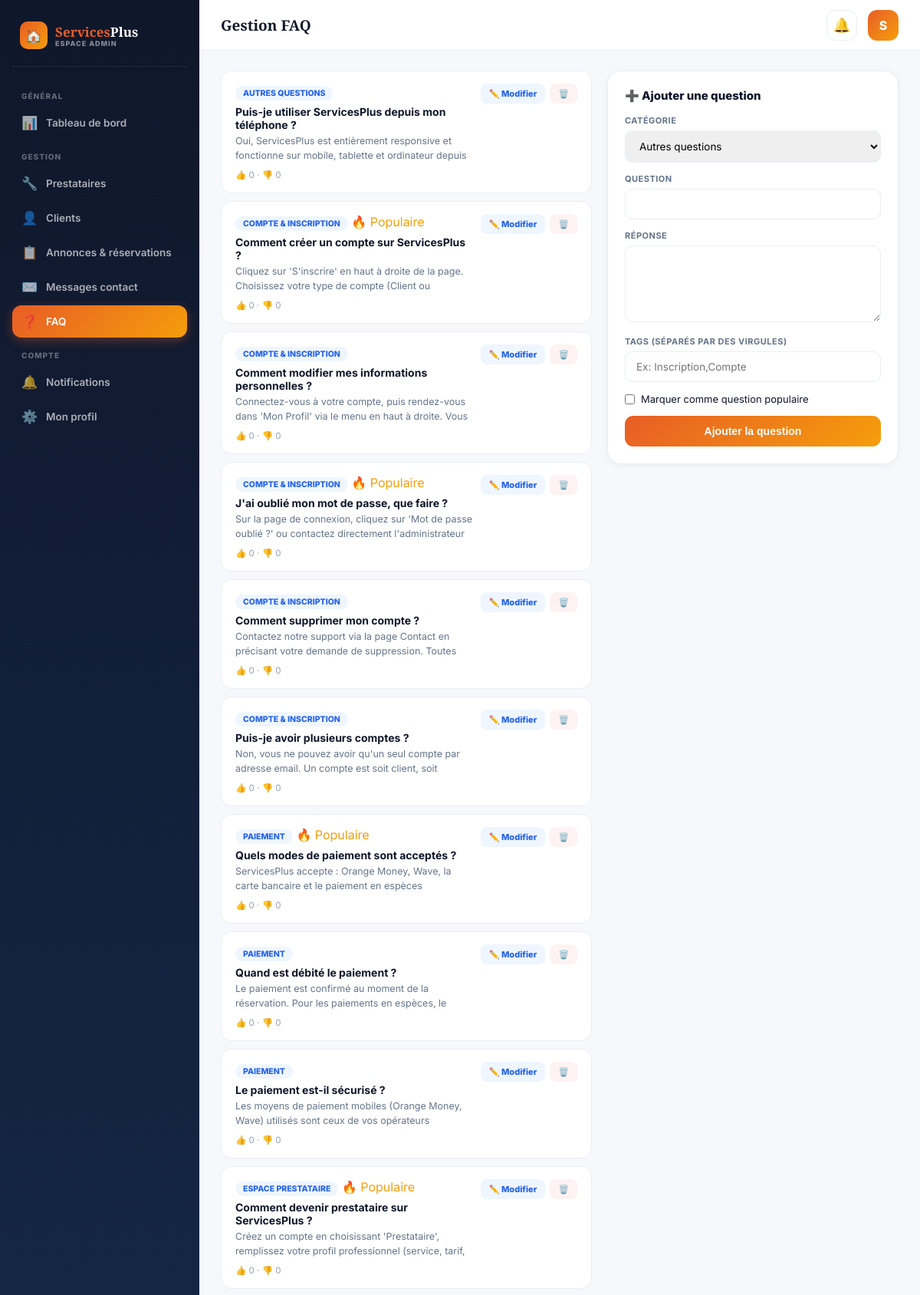
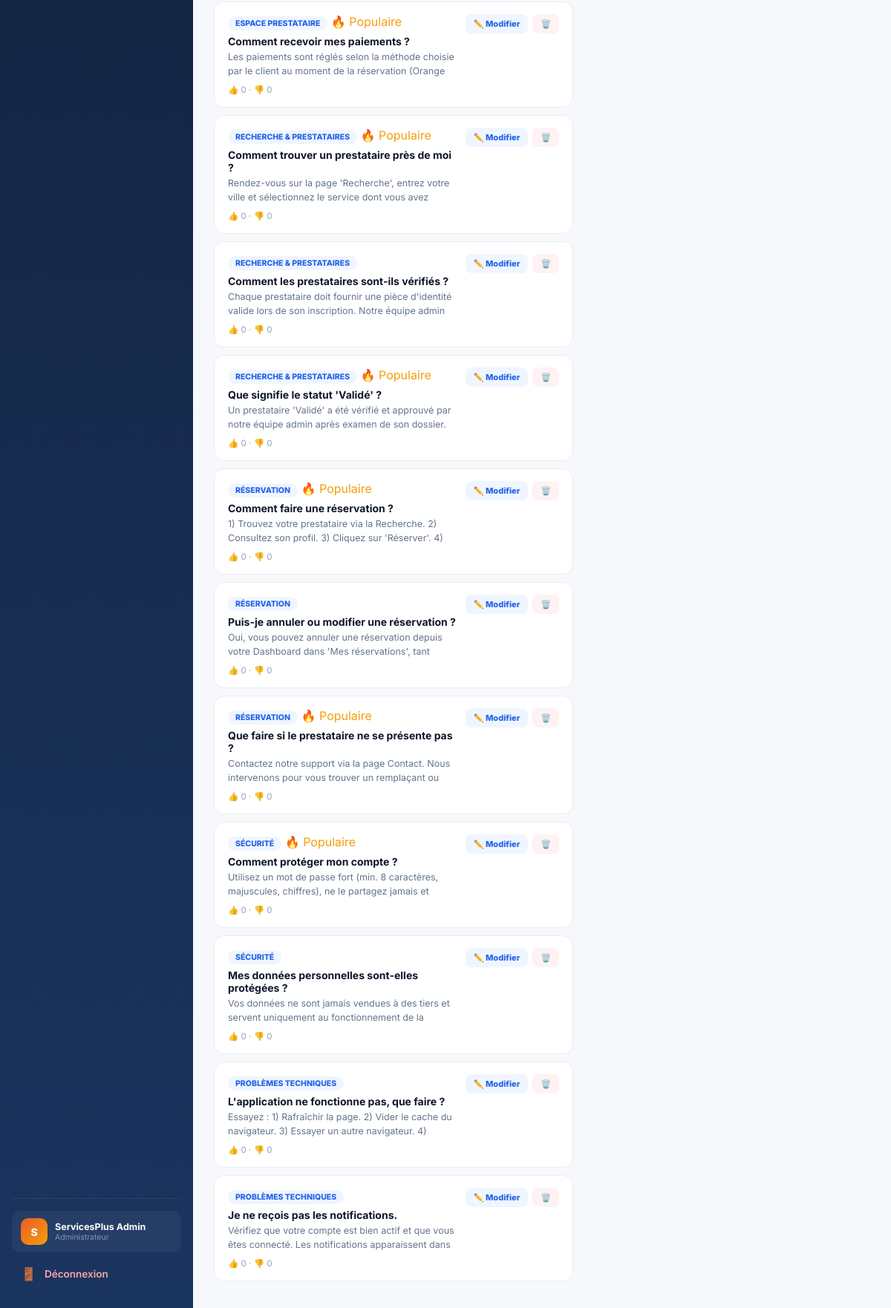
/espace_admin/gestion_faq.php (signed in), run on the app's committed database (2 pictures, top to bottom).
### tables this page shows
CREATE TABLE IF NOT EXISTS `faq` (
  `id` int NOT NULL AUTO_INCREMENT,
  `categorie` varchar(30) NOT NULL,
  `question` varchar(255) NOT NULL,
  `reponse` text NOT NULL,
  `tags` varchar(150) DEFAULT NULL,
  `populaire` tinyint(1) NOT NULL DEFAULT '0',
  `votes_utile` int NOT NULL DEFAULT '0',
  `votes_inutile` int NOT NULL DEFAULT '0',
  `date_creation` datetime NOT NULL DEFAULT CURRENT_TIMESTAMP,
  PRIMARY KEY (`id`)
);

### includes/fonctions.php (called while the page is built, shortened)
<?php
function e(?string $texte): string
{
    return htmlspecialchars($texte ?? '', ENT_QUOTES, 'UTF-8');
}

### espace_admin/gestion_faq.php (the view, shortened to what this page needs)
<?php
require '../config/connexion.php';
require '../includes/fonctions.php';
$catMeta = [
    'compte'=>'Compte & Inscription','recherche'=>'Recherche & Prestataires','reservation'=>'Réservation',
    'paiement'=>'Paiement','prestataire'=>'Espace prestataire','securite'=>'Sécurité',
    'technique'=>'Problèmes techniques','autre'=>'Autres questions',
];
if (!isset($edition)) {
    $edition = null;
}
$questions = $pdo->query('SELECT * FROM faq ORDER BY categorie, id')->fetchAll();
require 'admin_header.php';
?>
<div class="layout">
  <div>
    <?php if (empty($questions)): ?>
      <div class="empty-mini" style="text-align:center;padding:40px;background:white;border-radius:16px;border:1.5px solid var(--border);color:var(--slate);">Aucune question dans la FAQ.</div>
    <?php else: foreach ($questions as $f): ?>
      <div class="faq-row">
        <div class="faq-row-top">
          <div style="flex:1;">
            <span class="faq-cat"><?= e($catMeta[$f['categorie']] ?? $f['categorie']) ?></span>
            <?php if ($f['populaire']): ?><span class="faq-pop">🔥 Populaire</span><?php endif; ?>
            <div class="faq-q"><?= e($f['question']) ?></div>
            <div class="faq-a-preview"><?= e(mb_substr($f['reponse'],0,140)) ?><?= mb_strlen($f['reponse'])>140?'…':'' ?></div>
            <div class="faq-meta">👍 <?= (int)$f['votes_utile'] ?> · 👎 <?= (int)$f['votes_inutile'] ?></div>
          </div>
          <div class="faq-actions">
            <a class="btn-mini blue" href="gestion_faq.php?edit=<?= $f['id'] ?>#form">✏️ Modifier</a>
            <form method="post" onsubmit="return confirm('Supprimer cette question ?')"><input type="hidden" name="supprimer" value="<?= $f['id'] ?>"><button type="submit" class="btn-mini red">🗑️</button></form>
          </div>
        </div>
      </div>
    <?php endforeach; endif; ?>
  </div>
  <div class="panel" id="form">
    <div class="panel-title"><?= $edition ? '✏️ Modifier la question' : '➕ Ajouter une question' ?></div>
    <form method="post" action="gestion_faq.php">
      <div class="fg">
        <label class="fl">Catégorie</label>
        <select name="categorie" class="fi">
          <?php foreach ($catMeta as $id => $lbl): ?>
            <option value="<?= $id ?>" <?= (($edition['categorie'] ?? 'autre')===$id)?'selected':'' ?>><?= e($lbl) ?></option>
          <?php endforeach; ?>
        </select>
      </div>
      <div class="fg"><label class="fl">Question</label><input type="text" name="question" class="fi" value="<?= e($edition['question'] ?? '') ?>" required></div>
      <div class="fg"><label class="fl">Réponse</label><textarea name="reponse" class="fi" required><?= e($edition['reponse'] ?? '') ?></textarea></div>
      <div class="fg"><label class="fl">Tags (séparés par des virgules)</label><input type="text" name="tags" class="fi" value="<?= e($edition['tags'] ?? '') ?>" placeholder="Ex: Inscription,Compte"></div>
      <div class="check-row"><input type="checkbox" name="populaire" id="pop" <?= !empty($edition['populaire'])?'checked':'' ?>><label for="pop" style="font-size:13px;">Marquer comme question populaire</label></div>
      <button type="submit" name="enregistrer" value="1" class="btn-p"><?= $edition ? 'Enregistrer les modifications' : 'Ajouter la question' ?></button>
    </form>
  </div>
</div>
<?php require 'admin_footer.php'; ?>

### data on the page
faq: categorie "AUTRES QUESTIONS", question "Puis-je utiliser ServicesPlus depuis mon téléphone ?", reponse "Oui, ServicesPlus est entièrement responsive et fonctionne sur mobile, tablette et ordinateur depuis…", votes_utile "0", votes_inutile "0"
faq: categorie "COMPTE & INSCRIPTION", populaire "🔥 Populaire", question "Comment créer un compte sur ServicesPlus ?", reponse "Cliquez sur 'S'inscrire' en haut à droite de la page. Choisissez votre type de compte (Client ou…", votes_utile "0", votes_inutile "0"
faq: categorie "COMPTE & INSCRIPTION", question "Comment modifier mes informations personnelles ?", reponse "Connectez-vous à votre compte, puis rendez-vous dans 'Mon Profil' via le menu en haut à droite. Vous…", votes_utile "0", votes_inutile "0"
faq: categorie "COMPTE & INSCRIPTION", populaire "🔥 Populaire", question "J'ai oublié mon mot de passe, que faire ?", reponse "Sur la page de connexion, cliquez sur 'Mot de passe oublié ?' ou contactez directement l'administrateur…", votes_utile "0", votes_inutile "0"
faq: categorie "COMPTE & INSCRIPTION", question "Comment supprimer mon compte ?", reponse "Contactez notre support via la page Contact en précisant votre demande de suppression. Toutes…", votes_utile "0", votes_inutile "0"
faq: categorie "COMPTE & INSCRIPTION", question "Puis-je avoir plusieurs comptes ?", reponse "Non, vous ne pouvez avoir qu'un seul compte par adresse email. Un compte est soit client, soit…", votes_utile "0", votes_inutile "0"
faq: categorie "PAIEMENT", populaire "🔥 Populaire", question "Quels modes de paiement sont acceptés ?", reponse "ServicesPlus accepte : Orange Money, Wave, la carte bancaire et le paiement en espèces…", votes_utile "0", votes_inutile "0"
faq: categorie "PAIEMENT", question "Quand est débité le paiement ?", reponse "Le paiement est confirmé au moment de la réservation. Pour les paiements en espèces, le…", votes_utile "0", votes_inutile "0"
faq: categorie "PAIEMENT", question "Le paiement est-il sécurisé ?", reponse "Les moyens de paiement mobiles (Orange Money, Wave) utilisés sont ceux de vos opérateurs…", votes_utile "0", votes_inutile "0"
faq: categorie "ESPACE PRESTATAIRE", populaire "🔥 Populaire", question "Comment devenir prestataire sur ServicesPlus ?", reponse "Créez un compte en choisissant 'Prestataire', remplissez votre profil professionnel (service, tarif,…", votes_utile "0", votes_inutile "0"
faq: categorie "ESPACE PRESTATAIRE", populaire "🔥 Populaire", question "Comment recevoir mes paiements ?", reponse "Les paiements sont réglés selon la méthode choisie par le client au moment de la réservation (Orange…", votes_utile "0", votes_inutile "0"
faq: categorie "RECHERCHE & PRESTATAIRES", populaire "🔥 Populaire", question "Comment trouver un prestataire près de moi ?", reponse "Rendez-vous sur la page 'Recherche', entrez votre ville et sélectionnez le service dont vous avez…", votes_utile "0", votes_inutile "0"
faq: categorie "RECHERCHE & PRESTATAIRES", question "Comment les prestataires sont-ils vérifiés ?", reponse "Chaque prestataire doit fournir une pièce d'identité valide lors de son inscription. Notre équipe admin…", votes_utile "0", votes_inutile "0"
faq: categorie "RECHERCHE & PRESTATAIRES", populaire "🔥 Populaire", question "Que signifie le statut 'Validé' ?", reponse "Un prestataire 'Validé' a été vérifié et approuvé par notre équipe admin après examen de son dossier.…", votes_utile "0", votes_inutile "0"
faq: categorie "RÉSERVATION", populaire "🔥 Populaire", question "Comment faire une réservation ?", reponse "1) Trouvez votre prestataire via la Recherche. 2) Consultez son profil. 3) Cliquez sur 'Réserver'. 4)…", votes_utile "0", votes_inutile "0"
faq: categorie "RÉSERVATION", question "Puis-je annuler ou modifier une réservation ?", reponse "Oui, vous pouvez annuler une réservation depuis votre Dashboard dans 'Mes réservations', tant…", votes_utile "0", votes_inutile "0"
faq: categorie "RÉSERVATION", populaire "🔥 Populaire", question "Que faire si le prestataire ne se présente pas ?", reponse "Contactez notre support via la page Contact. Nous intervenons pour vous trouver un remplaçant ou…", votes_utile "0", votes_inutile "0"
faq: categorie "SÉCURITÉ", populaire "🔥 Populaire", question "Comment protéger mon compte ?", reponse "Utilisez un mot de passe fort (min. 8 caractères, majuscules, chiffres), ne le partagez jamais et…", votes_utile "0", votes_inutile "0"
faq: categorie "SÉCURITÉ", question "Mes données personnelles sont-elles protégées ?", reponse "Vos données ne sont jamais vendues à des tiers et servent uniquement au fonctionnement de la…", votes_utile "0", votes_inutile "0"
faq: categorie "PROBLÈMES TECHNIQUES", question "L'application ne fonctionne pas, que faire ?", reponse "Essayez : 1) Rafraîchir la page. 2) Vider le cache du navigateur. 3) Essayer un autre navigateur. 4)…", votes_utile "0", votes_inutile "0"
faq: categorie "PROBLÈMES TECHNIQUES", question "Je ne reçois pas les notifications.", reponse "Vérifiez que votre compte est bien actif et que vous êtes connecté. Les notifications apparaissent dans…", votes_utile "0", votes_inutile "0"

### other printed values
substr($admin['prenom'],0,1) "S"
$admin['prenom'].' '.$admin['nom'] "ServicesPlus Admin"
$page_title "Gestion FAQ"
form field categorie "Autres questions"
